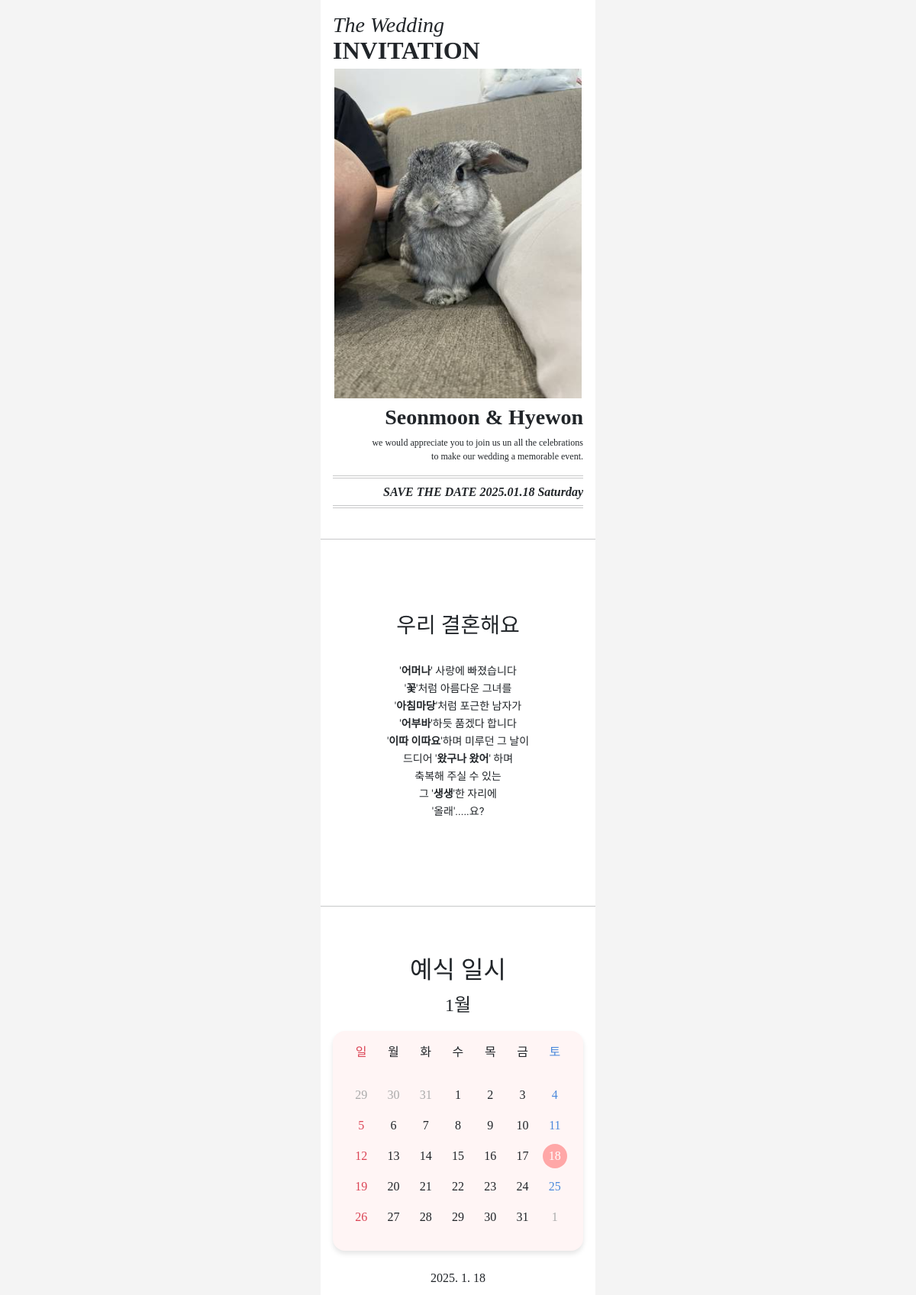
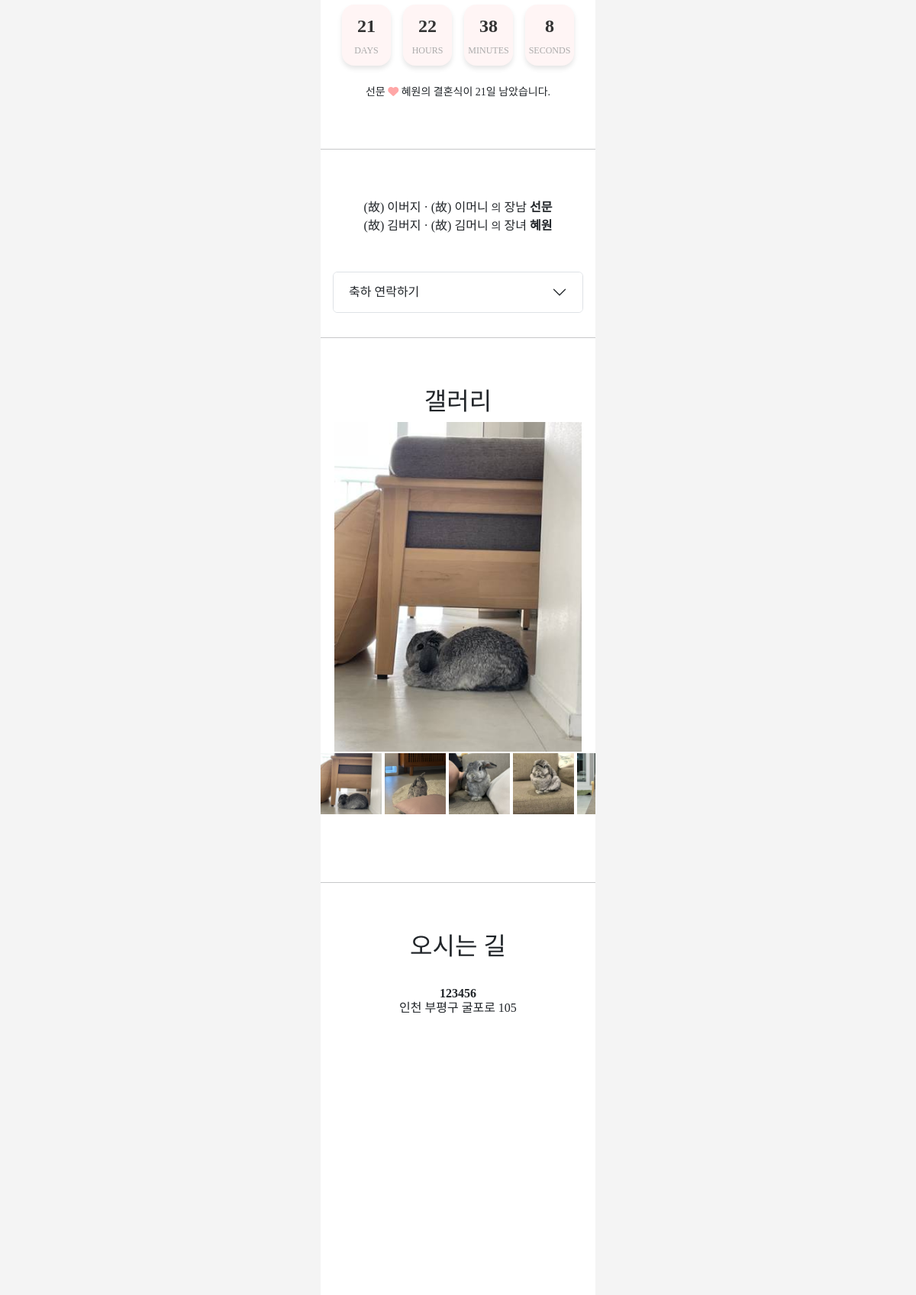
/invitation/2?page=2 (upper part), run on the app's committed database (2 pictures, top to bottom).
### invitationapp/models.py (models this page shows, shortened)
class InvitationInfo(models.Model):
    user = models.OneToOneField(User, on_delete=models.CASCADE, null=False)
    husband_name_en = models.CharField(max_length=16, blank=True)
    husband_firstname = models.CharField(max_length=16, blank=True)
    husband_lastname = models.CharField(max_length=4, blank=True)
    husband_pos = models.CharField(max_length=4, blank=True)
    wife_name_en = models.CharField(max_length=16, blank=True)
    wife_firstname = models.CharField(max_length=16, blank=True)
    wife_lastname = models.CharField(max_length=4, blank=True)
    wife_pos = models.CharField(max_length=4, blank=True)
    title_image = models.ImageField(upload_to=GetTitleImagePath, blank=True)
    wedding_datetime = models.DateTimeField(blank=True)

class InvitationGreetingsInfo(models.Model):
    user = models.OneToOneField(User, on_delete=models.CASCADE, null=False)
    title = models.CharField(max_length=128, blank=True)
    greetings = models.TextField(max_length=1024, blank=True)

class InvitaionFamilyInfo(models.Model):
    user = models.OneToOneField(User, on_delete=models.CASCADE, null=False)
    husband_father_name = models.CharField(max_length=16, blank=True)
    husband_mother_name = models.CharField(max_length=16, blank=True)
    husband_father_isdead = models.BooleanField(default=False, blank=True)
    husband_mother_isdead = models.BooleanField(default=False, blank=True)
    wife_father_name = models.CharField(max_length=16, blank=True)
    wife_mother_name = models.CharField(max_length=16, blank=True)
    wife_father_isdead = models.BooleanField(default=False, blank=True)
    wife_mother_isdead = models.BooleanField(default=False, blank=True)
    chrysanthemum_display = models.BooleanField(default=False, blank=True)

class InvitationGallery(models.Model):
    user = models.ForeignKey(User, on_delete=models.CASCADE, null=False)
    image = models.ImageField(upload_to=GetGalleryImagePath, blank=True)
    def __str__(self):
        return "{0}_{1}".format(self.user.username, self.image)

class InvitationLocationInfo(models.Model):
    user = models.OneToOneField(User, on_delete=models.CASCADE, null=False)
    location = models.TextField(max_length=256, blank=True)
    address = models.TextField(max_length=256, blank=True)
    weddinghall_name = models.CharField(max_length=32, blank=True)
    floor_or_hall = models.CharField(max_length=32, blank=True)
    weddinghall_tel = models.CharField(max_length=16, blank=True)
    transportation = models.TextField(max_length=1024, blank=True, null=True)

### invitationapp/views.py (the view)
# urls.py: path('<int:pk>', InvitationDetailView, name='invitation'),
def InvitationDetailView(request, pk):
    baseinfolist = InvitationInfo.objects.filter(user=pk)
    greetinglist = InvitationGreetingsInfo.objects.filter(user=pk)
    failylist = InvitaionFamilyInfo.objects.filter(user=pk)
    locationlist = InvitationLocationInfo.objects.filter(user=pk)
    contactlist = InvitationContactInfo.objects.filter(user=pk)
    accountlist = InvitationAccountInfo.objects.filter(user=pk)
    gallerylist = InvitationGallery.objects.filter(user=pk)
    commentlist = InvitationComment.objects.filter(user=pk)
    if len(baseinfolist) != 0:
        baseinfo = baseinfolist[0]
    else:
        baseinfo = None
    if len(greetinglist) != 0:
        greetinginfo = greetinglist[0]
    else:
        greetinginfo = None
    if len(failylist) != 0:
        failyinfo = failylist[0]
    else:
        failyinfo = None
    if len(locationlist) != 0:
        locationinfo = locationlist[0]
    else:
        locationinfo = None
    if len(contactlist) != 0:
        contactinfo = contactlist[0]
    else:
        contactinfo = None
    if len(accountlist) != 0:
        accountinfo = accountlist[0]
    else:
        accountinfo = None
    paginator = Paginator(commentlist, 3)
    page_number = request.GET.get('page')  # URL의 'page' 파라미터 가져오기
    page_obj = paginator.get_page(page_number)  # 해당 페이지의 객체 가져오기
    context = {
        'baseinfo': baseinfo,
        'greetinginfo': greetinginfo,
        'failyinfo': failyinfo,
        'locationinfo': locationinfo,
        'contactinfo': contactinfo,
        'accountinfo': accountinfo,
        'gallerylist': gallerylist,
        'commentlist': commentlist,
        'pk': pk,
        'page_obj': page_obj
    }
    if len(gallerylist) != 0:
        context['maingalleryimage'] = gallerylist[0]
    context['isWatermark'] = False
    print(gallerylist.first())
    return render(request, 'invitationapp/invitation.html', context)

### invitationapp/templatetags/custom_filters.py (called while the page is built)
@register.filter
def english_weekday(value):
    if isinstance(value, str):
        try:
            value = datetime.strptime(value, '%Y-%m-%d')  # 문자열을 datetime으로 변환
        except ValueError:
            return value  # 변환 실패 시 원래 문자열 반환
    return value.strftime('%A')  # 요일 이름 반환

### invitationapp/templates/invitationapp/invitation.html (shortened to what this page needs)
{% extends 'main.html' %}
{% load bootstrap4 %}
{% block content %}
<div class="wrapper" style="text-align: center; margin: auto 1rem; padding-bottom: 1rem">
    {% include 'invitationapp/view/title.html' %}
    <hr>
    {% include 'invitationapp/view/greeting.html' %}
    <hr>
    {% include 'invitationapp/view/calendar.html' %}
    <hr>
    {% include 'invitationapp/view/baseinfo.html' %}
    <hr>
    {% include 'invitationapp/view/gallery.html' %}
    <hr>
    {% include 'invitationapp/view/location.html' %}
</div>
{% endblock%}

### invitationapp/templates/invitationapp/view/title.html
{% load custom_filters %}
<div style="padding-bottom: 0.5rem">
	<div style="text-align:left; margin-top: 1rem">
		<h3 style="font-style: italic; padding-left:1rem; margin-bottom:-0.5rem">The Wedding</h3>
		<div style="font-weight: bold; font-size: 32px; padding-left:1rem">
			INVITATION
		</div>
	</div>
	 {% if baseinfo.title_image %} <img id="title_image" name="title_image" src="{{ baseinfo.title_image.url }}" style="width:90%;height:auto; margin-top:0rem"/>
	{% endif %}
	<div style="text-align:right; margin-top: 0.5rem; padding:0 1rem">
		<h3 style="font-weight: bold;">{{baseinfo.husband_name_en}} & {{baseinfo.wife_name_en}}</h3>
		<div style="font-size: 12px;">
			we would appreciate you to join us un all the celebrations
		</div>
		<div style="font-size: 12px;">
			to make our wedding a memorable event.
		</div>
		<hr style="margin-bottom : -0.9rem">
		<hr>
		<h6 style="font-style: italic; font-weight: bold; margin: -0.5rem 0rem;">SAVE THE DATE {{baseinfo.wedding_datetime|date:"Y.m.d"}} {{ baseinfo.wedding_datetime|english_weekday }}</h6>
		<hr style="margin-bottom : -0.9rem">
		<hr>
	</div>
</div>

### invitationapp/templates/invitationapp/view/greeting.html
<div style="margin: 5rem 0rem">
	<h3> {{ greetinginfo.title }}</h3>
	<br>
	<div>
		 {{ greetinginfo.greetings | safe}}
	</div>
</div>

### invitationapp/templates/invitationapp/view/baseinfo.html (shortened to what this page needs)
<div>
	<div style="margin: 3rem 0rem">
		<div>
			 {% if failyinfo.husband_father_isdead %} <span>
			{% if not failyinfo.chrysanthemum_display %} (故) {% else %} ❀ {% endif %} </span>
			{% endif %} {{failyinfo.husband_father_name}} · {% if failyinfo.husband_mother_isdead %} <span>
			{% if not failyinfo.chrysanthemum_display %} (故) {% else %} ❀ {% endif %} </span>
			{% endif %} {{failyinfo.husband_mother_name}} <span style="font-size:14px">의</span> {{baseinfo.husband_pos}} <span style="font-weight: bold;">{{baseinfo.husband_firstname}}</span>
		</div>
		<div>
			 {% if failyinfo.wife_father_isdead %} <span>
			{% if not failyinfo.chrysanthemum_display %} (故) {% else %} ❀ {% endif %} </span>
			{% endif %} {{failyinfo.wife_father_name}} · {% if failyinfo.wife_mother_isdead %} <span>
			{% if not failyinfo.chrysanthemum_display %} (故) {% else %} ❀ {% endif %} </span>
			{% endif %}{{failyinfo.wife_mother_name}} <span style="font-size:14px">의</span> {{baseinfo.wife_pos}} <span style="font-weight: bold;">{{baseinfo.wife_firstname}}</span>
		</div>
	</div>
	<div class="accordion" id="accordionContact" style="margin: 1rem 1rem;">
		<div class="accordion-item">
			<h2 class="accordion-header" id="headingHusband">
			<button class="accordion-button collapsed" type="button" data-bs-toggle="collapse" data-bs-target="#collapseContact" aria-expanded="false" aria-controls="collapseContact">
			축하 연락하기 </button>
			</h2>
		</div>
	</div>
</div>

### invitationapp/templates/invitationapp/view/gallery.html (shortened to what this page needs)
<div style="margin: 3rem 0rem">
	<h2>갤러리</h2>
	<div id="main_gallery_container" style="display:block">
		<img id="gallery_image" name="gallery_image" src="{{maingalleryimage.image.url}}" style="width:90%; height:auto; object-fit: cover;"
		onclick="openModal(src)">
	</div>
	<div class="wrap-vertical">
		<div class="gallery_item">
			 {% for i in gallerylist %} <img src="{{ i.image.url }}" style="width:80px; height:80px; object-fit: cover;" onclick="zoomin('{{i.image.url}}')">
			{% endfor %}
		</div>
	</div>
	<br>
</div>

### invitationapp/templates/invitationapp/view/location.html (shortened to what this page needs)
{% load static %}
<div align="center" style="margin: 3rem 1rem">
	<h2>오시는 길</h2>
	<div style="text-align:center; margin: 2rem 1rem">
		<h6><b>{{locationinfo.weddinghall_name}}</b><br>
		{{locationinfo.address}}</h6>
	</div>
	<div id="map" style="width:100%; aspect-ratio: 1 / 1; max-width:360px;">
	</div>
	<div class="map-button-container">
	</div>
	<br>
</div>

### static/css/base.css (style rules this page uses)
html { margin: 0 auto; }
body { font-family: 'Gyeonggi_Batang_Regular'; }
.wrapper { width: 100%; max-width: 360px; display: flex; flex-direction: column; background: #fff; overflow: hidden; }

### invitationapp/templates/invitationapp/view/gallery.html (style rules this page uses)
.wrap-vertical { width: auto; overflow: scroll; overflow: auto; white-space: nowrap; margin: 0.1rem 0rem; }

### invitationapp/templates/invitationapp/view/location.html (style rules this page uses)
.map-button-container { display: flex; gap: 10px; justify-content: center; align-items: center; padding: 10px 0; }

### data on the page
InvitationInfo: title_image (picture), husband_name_en "Seonmoon", wife_name_en "Hyewon", wedding_datetime "2025.01.18", wedding_datetime|english_weekday "Saturday", husband_pos "장남", husband_firstname "선문", wife_pos "장녀", wife_firstname "혜원"
InvitationGreetingsInfo: title "우리 결혼해요", greetings "' 어머나 ' 사랑에 빠졌습니다 ' 꽃 '처럼 아름다운 그녀를 ' 아침마당 '처럼 포근한 남자가 ' 어부바 '하듯 품겠다 합니다 ' 이따 이따요 '하며 미루던 그 날이 드디어 ' 왔구나 왔어 ' 하며 축복해 주실 수 있는 그 ' 생생 '한 자리에 '올래'.....요?"
InvitaionFamilyInfo: husband_father_name "이버지", husband_mother_name "이머니", wife_father_name "김버지", wife_mother_name "김머니"
InvitationGallery: image (picture)
InvitationGallery: image (picture)
InvitationGallery: image (picture)
InvitationGallery: image (picture)
InvitationGallery: image (picture)
InvitationLocationInfo: weddinghall_name "123456", address "인천 부평구 굴포로 105"
